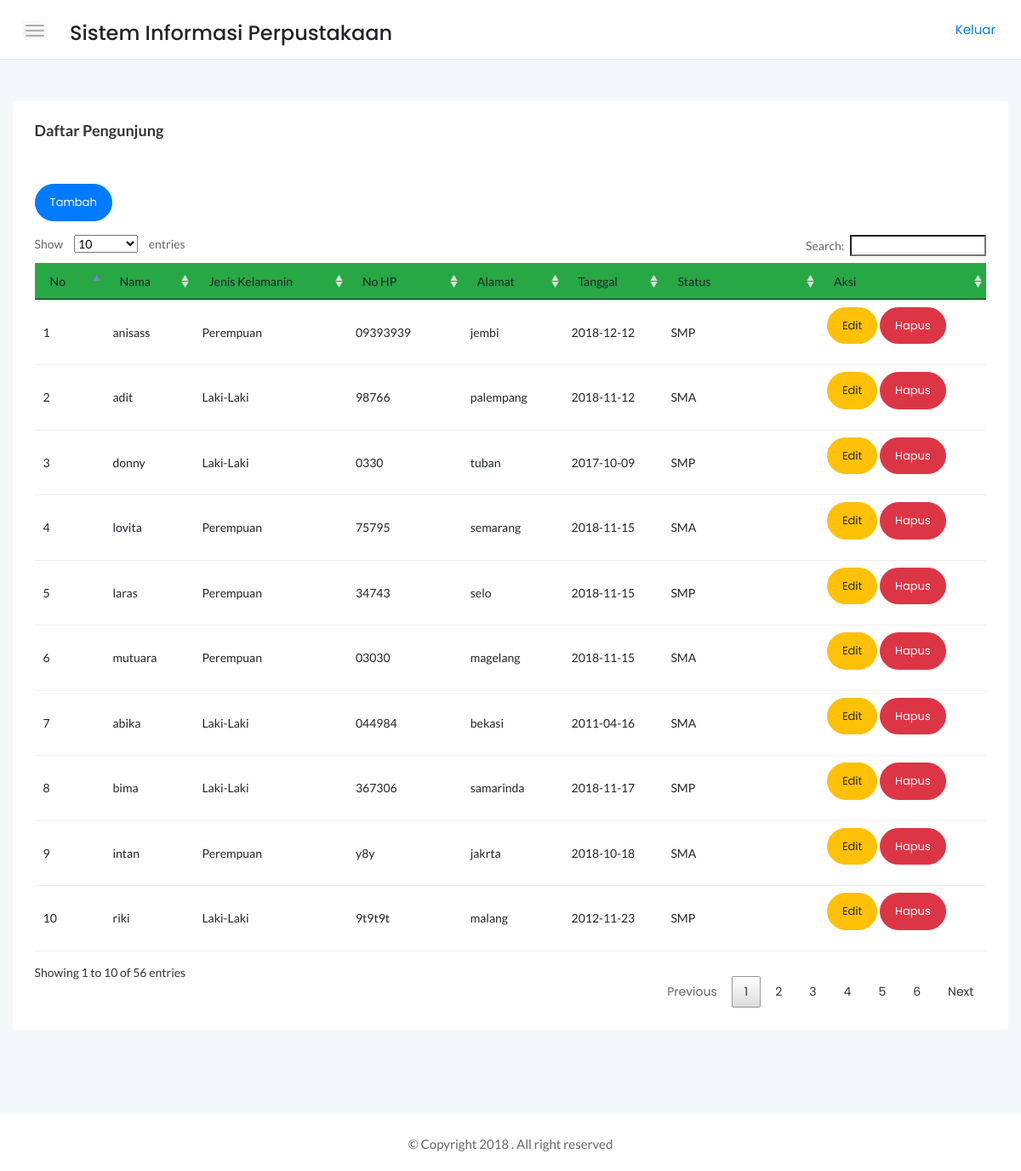
The page /srtdash/app/pengunjung/pengunjung.php (signed in) on the database its author committed.
### tables this page shows
CREATE TABLE `pengunjung` (
  `id_pengunjung` int(11) NOT NULL,
  `nama` varchar(30) NOT NULL,
  `jk` enum('Laki-Laki','Perempuan') NOT NULL,
  `noHP` char(13) NOT NULL,
  `alamat` text NOT NULL,
  `tgl` date NOT NULL,
  `id_status` int(11) DEFAULT NULL
);

CREATE TABLE `status` (
  `id_status` int(11) NOT NULL,
  `status` varchar(25) NOT NULL
);

### srtdash/function/functions.php (called while the page is built, shortened)
<?php
$link = mysqli_connect("localhost","root","", "perpustakaan");
function tampil($query){
global $link;
$result = mysqli_query($link,$query);
while ($row = mysqli_fetch_assoc($result)){
    $rows[] = $row;
}
return $rows;
}
?>

### srtdash/app/pengunjung/pengunjung.php (the view, shortened to what this page needs)
<?php
require '../../function/functions.php';
$tampil = tampil("SELECT pengunjung.id_pengunjung,"
        . "pengunjung.nama,pengunjung.jk,"
        . "pengunjung.noHP,pengunjung.alamat,"
        . "pengunjung.tgl,"
        . "status.status FROM `pengunjung` "
        . "LEFT JOIN status ON pengunjung.id_status = status.id_status");
?>
<!DOCTYPE html>
<html>
    <head>
        <link rel="stylesheet" href="../../assets/css/bootstrap.min.css">
        <link rel="stylesheet" href="../../assets/css/font-awesome.min.css">
        <link rel="stylesheet" href="../../assets/css/themify-icons.css">
        <link rel="stylesheet" href="../../assets/css/metisMenu.css">
        <link rel="stylesheet" href="../../assets/css/owl.carousel.min.css">
        <link rel="stylesheet" href="../../assets/css/slicknav.min.css">
        <link rel="stylesheet" href="../../assets/css/typography.css">
        <link rel="stylesheet" href="../../assets/css/default-css.css">
        <link rel="stylesheet" href="../../assets/css/styles.css">
        <link rel="stylesheet" href="../../assets/css/responsive.css">
        <link rel="stylesheet" href="../../assets/datatabel/DataTables-1.10.18/css/jquery.dataTables.css">
        <link rel="stylesheet" href="../../assets/datatabel/DataTables-1.10.18/css/dataTables.bootstrap.css">
    </head>
    <body>
    <div class="page-container">
        <div class="main-content">
            <div class="header-area">
                <div class="row align-items-center">
                    <div class="col-md-6 col-sm-8 clearfix">
                        <div class="nav-btn pull-left">
                            <span></span>
                            <span></span>
                            <span></span>
                        </div>
                        <div class=" nav-btn pull-left">
                            <h4>Sistem Informasi Perpustakaan</h4>
                        </div>
                    </div>
                    <div class="col-md-6 col-sm-4 clearfix">
                            <ul class="notification-area pull-right">
                                <p><a href="../logout/logout.php">Keluar</a></p>
                            </ul>
                        </div>
                </div>
            </div>
        <div class="main-content-inner">
                <div class="sales-report-area mt-5 mb-5">
                   <div class="card">
                   <div class="card-body">
                   <h4 class="header-title mb-0">Daftar Pengunjung</h4>
                   </div>
                            <div class="card-body">
                                <a class="btn btn-rounded btn-primary mb-3" href="tambah.php">Tambah</a>
                <table id="myTable" width="100%" >
                <thead  class="bg-success">
            <tr>
                <td>No</td>
                <td>Nama</td>
                <td>Jenis Kelamanin</td>
                <td>No HP</td>
                <td>Alamat</td>
                <td>Tanggal</td>
                <td>Status</td>
                <td>Aksi</td>
            </tr>
            </thead>
            <tbody>
            <?php
            $no = 1;
            foreach ($tampil as $row) :
            ?>
            <tr>
                <td><?= $no++ ?></td>
                <td><?= $row['nama'];?></td>
                <td><?= $row['jk'];?></td>
                <td><?= $row['noHP'];?></td>
                <td><?= $row['alamat'];?></td>
                <td><?= $row['tgl'];?></td>
                <td><?= $row['status'];?></td>
                <td>
                    <a class="btn btn-rounded btn-warning mb-3"  href="edit.php?id=<?=$row['id_pengunjung']; ?>">Edit</a>
                    <a class="btn btn-rounded btn-danger mb-3" href="hapus.php?id=<?=$row['id_pengunjung']; ?>" onclick="return confirm('Apakah Yakin Dihapus?')">Hapus</a>
                </td>
            </tr>
            <?php
        endforeach;
            ?>
            </tbody>
        </table>
     </div>
                     </div>
                </div>
            </div>
        </div>
        <footer>
            <div class="footer-area">
                <p>© Copyright 2018 . All right reserved</p>
            </div>
        </footer>
    </div>
</body>
</html>

### srtdash/assets/css/typography.css (style rules this page uses)
body { font-size: 14px; font-family: 'Lato', sans-serif; }
h1, h2, h3, h4, h5, h6 { margin: 0; font-family: 'Poppins', sans-serif; }
p { font-family: 'Lato', sans-serif; font-size: 15px; line-height: 26px; color: #444; margin-bottom: 0; }
a, a:visited { text-decoration: none; transition: all 0.3s ease-in-out; -webkit-transition: all 0.3s ease-in-out; -moz-transition: all 0.3s ease-in-out; -o-transition: all 0.3s ease-in-out; outline: 0; font-family: 'Poppins', sans-serif; }
p a, p a:visited { line-height: inherit; outline: 0; }
ul, ol { margin-bottom: 0px; margin-top: 0px; padding: 0; }
ul { margin: 0; list-style-type: none; }

### srtdash/assets/css/default-css.css (style rules this page uses)
* { margin: 0; padding: 0; box-sizing: border-box; }
*, *:before, *:after { -moz-box-sizing: border-box; -webkit-box-sizing: border-box; box-sizing: border-box; }
html { -webkit-font-smoothing: antialiased; }
body { background: #fff; font-weight: normal; -webkit-font-smoothing: antialiased; -webkit-text-size-adjust: 100%; }
:root { --primary-color: #4336FB; }

### srtdash/assets/css/styles.css (style rules this page uses)
.page-container { width: 100%; height: 100%; min-height: 100vh; padding-left: 280px; -webkit-transition: padding-left 0.3s ease 0s; transition: padding-left 0.3s ease 0s; }
.card { border: none; border-radius: 4px; background-color: #fff; -webkit-transition: all 0.3s ease 0s; transition: all 0.3s ease 0s; }
.card-body { padding: 25.6px; padding: 1.6rem; }
.main-content { width: 100%; background: #F3F8FB; }
.main-content-inner { padding: 0 30px 50px; }
.header-area { padding: 15px 30px; background: #fff; border-bottom: 1px solid #d8e3e7; }
.nav-btn { margin-right: 30px; margin-top: 10px; cursor: pointer; }
.nav-btn span { display: block; width: 22px; height: 2px; background: #b3aaaa; margin: 4px 0; border-radius: 15px; -webkit-transition: all 0.3s ease 0s; transition: all 0.3s ease 0s; box-shadow: 0 0 0 4px rgba(99, 96, 96, 0.03); }
.notification-area { -webkit-user-select: none; -moz-user-select: none; -ms-user-select: none; user-select: none; position: relative; z-index: 1; }
.header-title { font-family: 'Lato', sans-serif; font-size: 18px; font-weight: 600; letter-spacing: 0; color: #333; text-transform: capitalize; margin-bottom: 17px; }
.footer-area { text-align: center; padding: 23px 0 19px; background: #fff; }
.footer-area p { color: #676666; margin-bottom: 0; }
.btn { padding: 11px 17px; font-size: 13px; letter-spacing: 0; }
.btn-rounded { border-radius: 50px; }
table tr th, table tr td { border-top: 1px solid rgba(120, 130, 140, 0.13) !important; }
table.dataTable.no-footer { border-bottom: 1px solid rgba(120, 130, 140, 0.13) !important; }
table.dataTable thead th, table.dataTable thead td { border-bottom-color: transparent; }

### srtdash/assets/css/responsive.css (style rules this page uses)
@media (min-width: 1200px) and (max-width: 1364px) { .main-content-inner { padding: 0 15px 50px; } }
@media (min-width: 1200px) and (max-width: 1364px) { .page-container, .sbar_collapsed.page-container { padding-left: 0; } }

### rows shown on the page
pengunjung: nama "anisass", jk "Perempuan", noHP "09393939", alamat "jembi", tgl "2018-12-12", id_status.status "SMP"
pengunjung: nama "adit", jk "Laki-Laki", noHP "98766", alamat "palempang", tgl "2018-11-12", id_status.status "SMA"
pengunjung: nama "donny", jk "Laki-Laki", noHP "0330", alamat "tuban", tgl "2017-10-09", id_status.status "SMP"
pengunjung: nama "lovita", jk "Perempuan", noHP "75795", alamat "semarang", tgl "2018-11-15", id_status.status "SMA"
pengunjung: nama "laras", jk "Perempuan", noHP "34743", alamat "selo", tgl "2018-11-15", id_status.status "SMP"
pengunjung: nama "mutuara", jk "Perempuan", noHP "03030", alamat "magelang", tgl "2018-11-15", id_status.status "SMA"
pengunjung: nama "abika", jk "Laki-Laki", noHP "044984", alamat "bekasi", tgl "2011-04-16", id_status.status "SMA"
pengunjung: nama "bima", jk "Laki-Laki", noHP "367306", alamat "samarinda", tgl "2018-11-17", id_status.status "SMP"
pengunjung: nama "intan", jk "Perempuan", noHP "y8y", alamat "jakrta", tgl "2018-10-18", id_status.status "SMA"
pengunjung: nama "riki", jk "Laki-Laki", noHP "9t9t9t", alamat "malang", tgl "2012-11-23", id_status.status "SMP"
